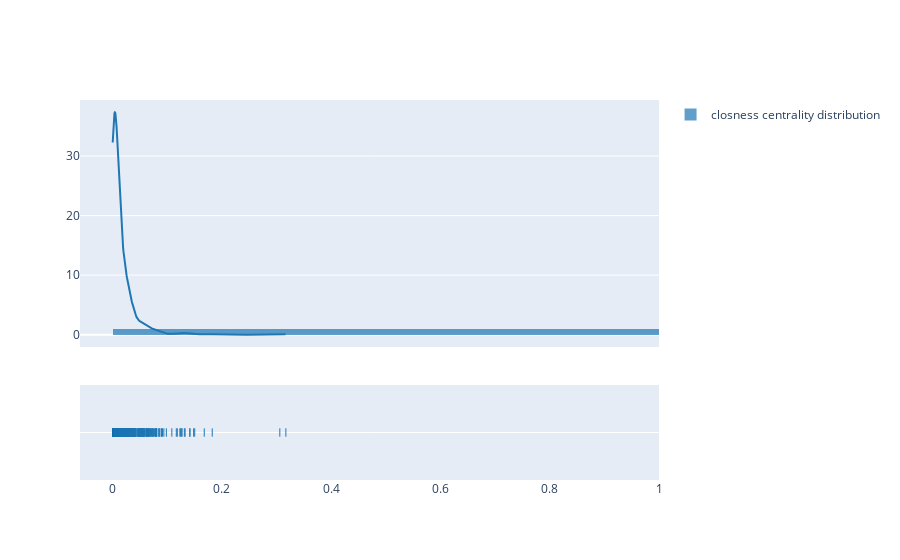

This figure's notebook cell:
### Code cell
import plotly.figure_factory as ff

hist_data = [[elem[1] for elem in sorted_eigen]]

group_labels = ['closness centrality distribution '] # name of the dataset
print(np.percentile(clos_values, 50))
fig = ff.create_distplot(hist_data, group_labels)
fig.show()

### Figure 1 — Plotly figure (JSON) as saved in the notebook; plotly's stock layout.template omitted (floating-point values rounded to 4 significant figures; data arrays with more than 128 entries replaced by an {"elided": "..."} marker saying what was removed)
{"data": [{"autobinx": false, "histnorm": "probability density", "legendgroup": "closness centrality distribution ", "marker": {"color": "rgb(31, 119, 180)"}, "name": "closness centrality distribution ", "opacity": 0.7, "type": "histogram", "x": {"elided": "1145 float values"}, "xaxis": "x", "xbins": {"end": 0.317, "size": 1, "start": 1.88e-20}, "yaxis": "y"}, {"legendgroup": "closness centrality distribution ", "marker": {"color": "rgb(31, 119, 180)"}, "mode": "lines", "name": "closness centrality distribution ", "showlegend": false, "type": "scatter", "x": {"elided": "500 float values"}, "xaxis": "x", "y": {"elided": "500 float values"}, "yaxis": "y"}, {"legendgroup": "closness centrality distribution ", "marker": {"color": "rgb(31, 119, 180)", "symbol": "line-ns-open"}, "mode": "markers", "name": "closness centrality distribution ", "showlegend": false, "type": "scatter", "x": {"elided": "1145 float values"}, "xaxis": "x", "y": {"elided": "1145 str values"}, "yaxis": "y2"}], "layout": {"barmode": "overlay", "hovermode": "closest", "legend": {"traceorder": "reversed"}, "xaxis": {"anchor": "y2", "domain": [0, 1], "zeroline": false}, "yaxis": {"anchor": "free", "domain": [0.35, 1], "position": 0}, "yaxis2": {"anchor": "x", "domain": [0, 0.25], "dtick": 1, "showticklabels": false}}}
